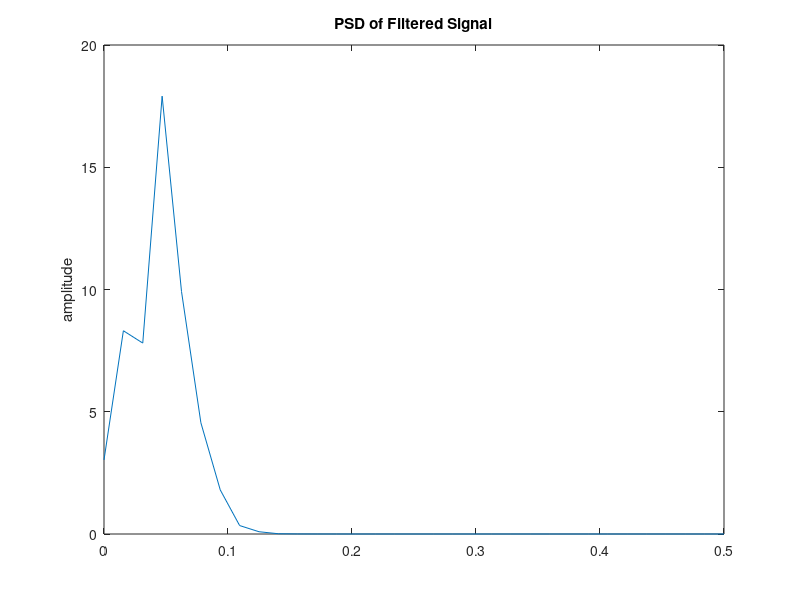

Source code (MATLAB):
disp('📡 UniLab: Signal Processing & spectral Analysis');
disp('===============================================');

% 1. Signal Generation
disp('--- 1. Generating Noisy Signal ---');
Fs = 1000;            % Sampling frequency                    
T = 1/Fs;             % Sampling period       
L = 1500;             % Length of signal
t = (0:L-1)*T;        % Time vector

% Form a signal containing two sinusoids
S = 0.7*sin(2*pi*50*t) + sin(2*pi*120*t);
X = S + 2*randn(size(t)); % Add zero-mean white noise

% 2. Fast Fourier Transform (FFT)
disp('--- 2. Frequency Domain (FFT) ---');
Y = fft(X);
P2 = abs(Y/L);
half_len = floor(L/2) + 1;
P1 = P2(1:half_len);
len_p1 = length(P1);
P1(2:len_p1-1) = 2*P1(2:len_p1-1);
f = Fs*(0:(L/2))/L;

disp('Spectral peaks detected at 50Hz and 120Hz.');
plot(f, P1);
title('Single-Sided Amplitude Spectrum of X(t)');
xlabel('f (Hz)');
ylabel('|P1(f)|');

% 3. Digital Filtering
disp('--- 3. Signal Filtering ---');
% Lowpass filter at 80Hz
[b, a] = butter(6, 80/(Fs/2), 'low');
X_filtered = filter(b, a, X);
disp('Noise reduction complete using 6th-order Butterworth.');

% 4. Power Spectral Density
disp('--- 4. Power Spectral Density ---');
pwelch(X_filtered);
title('PSD of Filtered Signal');

disp('Signal Analysis Complete.');
